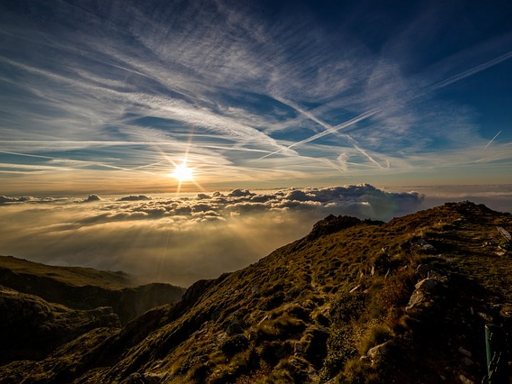
#> input picture pictures/I25.png, 512 x 384 px, found by its file name
$ python jpeg_compression_cycle.py
#> lines starting #> are read from the running program, lines starting #| are printed output that depends on the picture
import numpy as np
import math as m
from scipy.fftpack import dctn, idctn
from skimage.util import apply_parallel
from skimage.color import rgb2ycbcr, ycbcr2rgb
from skimage.transform import rescale
import matplotlib.pyplot as plt
import imageio.v3 as iio

q_max = 255
qm_y = np.array([[16, 11, 10, 16, 124, 140, 151, 161], [12, 12, 14, 19, 126, 158, 160, 155],
                [14, 13, 16, 24, 140, 157, 169, 156], [14, 17, 22, 29, 151, 187, 180, 162],
                [18, 22, 37, 56, 168, 109, 103, 177], [24, 35, 55, 64, 181, 104, 113, 192],
                [49, 64, 78, 87, 103, 121, 120, 101], [72, 92, 95, 98, 112, 100, 103, 199]])

qm_c = np.array([[17, 18, 24, 47, 99, 99, 99, 99], [18, 21, 26, 66, 99, 99, 99, 99],
                [24, 26, 56, 99, 99, 99, 99, 99], [47, 66, 99, 99, 99, 99, 99, 99],
                [99, 99, 99, 99, 99, 99, 99, 99], [99, 99, 99, 99, 99, 99, 99, 99],
                [99, 99, 99, 99, 99, 99, 99, 99], [99, 99, 99, 99, 99, 99, 99, 99]])

def quantizeqm(block, qm, qf):
    outblock = np.round(block/(qm*qf))
    return outblock

def unquantizeqm(block, qm, qf):
    outblock = block*(qm*qf)
    return outblock


def jpeg_compression_cycle(inputim, qf):
    ## Simulates the JPEG compression cycle
    # Set the compression ratio by modifying the compression factor qf (qf is between [0, 100])

    # Quantization Factor
    if qf < 50:
        q_scale = m.floor(5000 / qf)
    else:
        q_scale = 200 - 2*qf

    # RGB to YCbCr
    ycc = rgb2ycbcr(inputim)

    # Downsample chroma
    cb = rescale(ycc[:, :, 1] + 0.5, (0.5, 0.5), preserve_range=True)
    cr = rescale(ycc[:, :, 2] + 0.5, (0.5, 0.5), preserve_range=True)
    y = ycc[:, :, 0]

    # DCT, with scaling before quantization
    yDCTBlk = apply_parallel(dctn, y, (8, 8), extra_keywords={'norm': 'ortho'}, compute=True) * q_max
    cbDCTBlk = apply_parallel(dctn, cb, (8, 8), extra_keywords={'norm': 'ortho'}, compute=True) * q_max
    crDCTBlk = apply_parallel(dctn, cr, (8, 8), extra_keywords={'norm': 'ortho'}, compute=True) * q_max

    # Quantize DCT coefficients
    yDCTBlkQM = apply_parallel(quantizeqm, yDCTBlk, (8, 8), extra_arguments=(qm_y, q_scale / 100), compute=True)
    cbDCTBlkQM = apply_parallel(quantizeqm, cbDCTBlk, (8, 8), extra_arguments=(qm_c, q_scale / 100), compute=True)
    crDCTBlkQM = apply_parallel(quantizeqm, crDCTBlk, (8, 8), extra_arguments=(qm_c, q_scale / 100), compute=True)

    # Bitstream (for simplicity, we consider it as a concatenation of quantized blocks)
    bitstream = np.concatenate((yDCTBlkQM.flatten(), cbDCTBlkQM.flatten(), crDCTBlkQM.flatten()))

    # Dequantize DCT coefficients
    yDCTBlkQMiQM = apply_parallel(unquantizeqm, yDCTBlkQM, (8, 8), extra_arguments=(qm_y, q_scale / 100), compute=True)
    cbDCTBlkQMiQM = apply_parallel(unquantizeqm, cbDCTBlkQM, (8, 8), extra_arguments=(qm_c, q_scale / 100), compute=True)
    crDCTBlkQMiQM = apply_parallel(unquantizeqm, crDCTBlkQM, (8, 8), extra_arguments=(qm_c, q_scale / 100), compute=True)

    # Inverse DCT with scaling before
    yDCTBlkQMiQMiDCT = apply_parallel(idctn, yDCTBlkQMiQM / q_max, (8, 8), extra_keywords={'norm': 'ortho'}, compute=True)
    cbDCTBlkQMiQMiDCT = apply_parallel(idctn, cbDCTBlkQMiQM / q_max, (8, 8), extra_keywords={'norm': 'ortho'}, compute=True)
    crDCTBlkQMiQMiDCT = apply_parallel(idctn, crDCTBlkQMiQM / q_max, (8, 8), extra_keywords={'norm': 'ortho'}, compute=True)

    # Upsample chroma
    cbrec = rescale(cbDCTBlkQMiQMiDCT, (2, 2), mode='edge', preserve_range=True)
    crrec = rescale(crDCTBlkQMiQMiDCT, (2, 2), mode='edge', preserve_range=True)
    yrec = yDCTBlkQMiQMiDCT

    # Concatenate the channels
    ycbcrrec = np.dstack((yrec, cbrec - 0.5, crrec - 0.5))
    rgb = 255 * ycbcr2rgb(ycbcrrec)
    rgb[rgb > 255] = 255
    rgb[rgb < 0] = 0
    jpeg_result = rgb.astype('uint8')

    return jpeg_result, bitstream

# Beregn entropi for bitstream
def calculate_entropy(bitstream):
    histogram, _ = np.histogram(bitstream, bins=range(int(bitstream.max() + 2)))
    p = histogram / np.sum(histogram)
    p = p[p > 0]
    entropy = -np.sum(p * np.log2(p))
    return entropy

# Beregn PSNR mellem originalt og komprimeret billede
def PSNR(im1, im2):
    mse = np.mean((im1 - im2) ** 2)
    if mse == 0:
        return float('inf')
    max_pixel = 255.0
    psnr = 20 * np.log10(max_pixel / np.sqrt(mse))
    return psnr

# Indlæs billede
imParrots = iio.imread('pictures/I25.png')
#> imParrots is the input picture: shape (384, 512, 3); mean R, G, B 73.1, 69.6, 64.3

# Parametre for kvantiseringsfaktorer
quant_factors = [10, 30, 50, 75]
psnrs = []
entropies = []

# Kør JPEG kompression for forskellige kvantiseringsfaktorer
for qf in quant_factors:
#> (the run stopped early here; a loop or call above may not have finished)

$ run again, with pictures/I45.png copied over pictures/I25.png
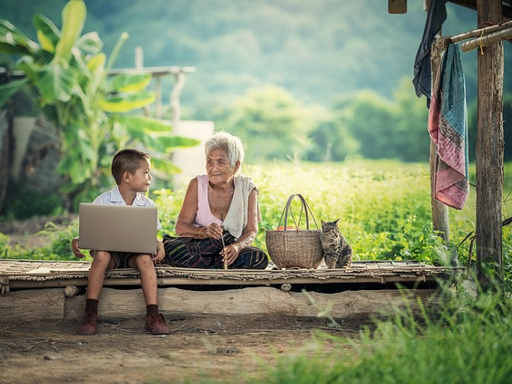
#> input picture pictures/I45.png, 512 x 384 px, found by its file name
#> imParrots is the input picture: shape (384, 512, 3); mean R, G, B 128.7, 138.6, 107.6

$ run again, with pictures/I52.png copied over pictures/I25.png
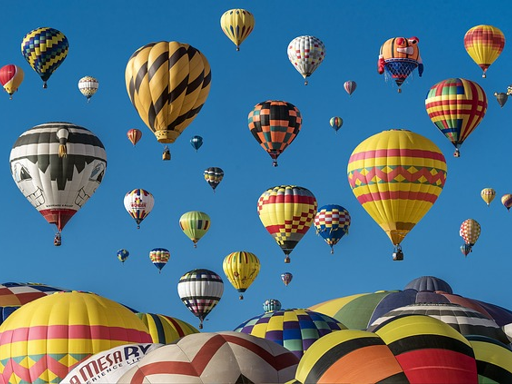
#> input picture pictures/I52.png, 512 x 384 px, found by its file name
#> imParrots is the input picture: shape (384, 512, 3); mean R, G, B 84.6, 114.4, 130.5

$ run again, with pictures/I53.png copied over pictures/I25.png
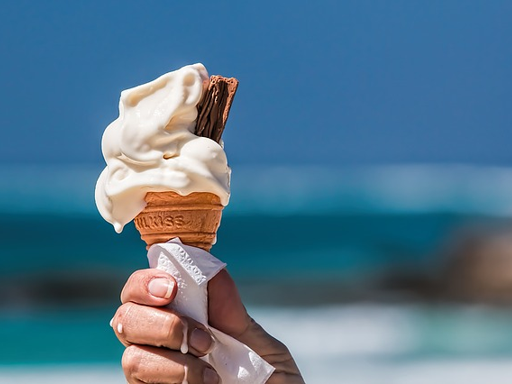
#> input picture pictures/I53.png, 512 x 384 px, found by its file name
#> imParrots is the input picture: shape (384, 512, 3); mean R, G, B 82.1, 118.1, 140.9
